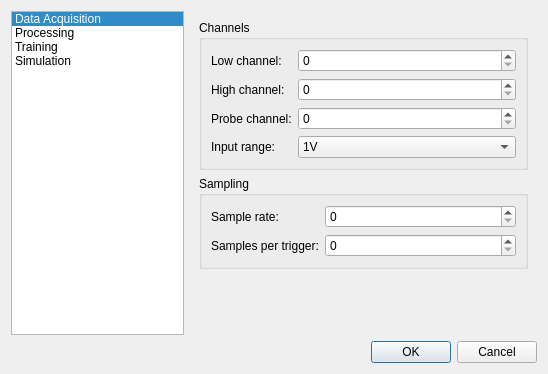
<?xml version="1.0" encoding="UTF-8"?>
<ui version="4.0">
 <class>SettingsDialog</class>
 <widget class="QDialog" name="SettingsDialog">
  <property name="geometry">
   <rect>
    <x>0</x>
    <y>0</y>
    <width>548</width>
    <height>374</height>
   </rect>
  </property>
  <property name="windowTitle">
   <string>Dialog</string>
  </property>
  <layout class="QVBoxLayout" name="verticalLayout">
   <item>
    <layout class="QHBoxLayout" name="horizontalLayout">
     <item>
      <widget class="QListWidget" name="pageList">
       <property name="sizePolicy">
        <sizepolicy hsizetype="Expanding" vsizetype="Expanding">
         <horstretch>1</horstretch>
         <verstretch>0</verstretch>
        </sizepolicy>
       </property>
       <property name="horizontalScrollBarPolicy">
        <enum>Qt::ScrollBarAlwaysOff</enum>
       </property>
       <property name="currentRow">
        <number>0</number>
       </property>
       <item>
        <property name="text">
         <string>Data Acquisition</string>
        </property>
       </item>
       <item>
        <property name="text">
         <string>Processing</string>
        </property>
       </item>
       <item>
        <property name="text">
         <string>Training</string>
        </property>
       </item>
       <item>
        <property name="text">
         <string>Simulation</string>
        </property>
       </item>
      </widget>
     </item>
     <item>
      <widget class="QStackedWidget" name="stackedWidget">
       <property name="sizePolicy">
        <sizepolicy hsizetype="Preferred" vsizetype="Preferred">
         <horstretch>2</horstretch>
         <verstretch>0</verstretch>
        </sizepolicy>
       </property>
       <property name="minimumSize">
        <size>
         <width>0</width>
         <height>0</height>
        </size>
       </property>
       <property name="currentIndex">
        <number>0</number>
       </property>
       <widget class="QWidget" name="daqPage">
        <layout class="QVBoxLayout" name="verticalLayout_2">
         <item>
          <widget class="QGroupBox" name="channelsGroup">
           <property name="sizePolicy">
            <sizepolicy hsizetype="Preferred" vsizetype="Preferred">
             <horstretch>0</horstretch>
             <verstretch>0</verstretch>
            </sizepolicy>
           </property>
           <property name="title">
            <string>Channels</string>
           </property>
           <layout class="QFormLayout" name="formLayout">
            <item row="1" column="1">
             <widget class="QSpinBox" name="lowChanSpinBox"/>
            </item>
            <item row="1" column="0">
             <widget class="QLabel" name="lowChanLabel">
              <property name="text">
               <string>Low channel:</string>
              </property>
             </widget>
            </item>
            <item row="2" column="0">
             <widget class="QLabel" name="highChanLabel">
              <property name="text">
               <string>High channel:</string>
              </property>
             </widget>
            </item>
            <item row="2" column="1">
             <widget class="QSpinBox" name="highChanSpinBox"/>
            </item>
            <item row="3" column="0">
             <widget class="QLabel" name="probeChanLabel">
              <property name="text">
               <string>Probe channel:</string>
              </property>
             </widget>
            </item>
            <item row="3" column="1">
             <widget class="QSpinBox" name="probeChanSpinBox"/>
            </item>
            <item row="4" column="1">
             <widget class="QComboBox" name="inputRangeSpinBox">
              <item>
               <property name="text">
                <string>1V</string>
               </property>
              </item>
              <item>
               <property name="text">
                <string>2V</string>
               </property>
              </item>
              <item>
               <property name="text">
                <string>5V</string>
               </property>
              </item>
              <item>
               <property name="text">
                <string>10V</string>
               </property>
              </item>
             </widget>
            </item>
            <item row="4" column="0">
             <widget class="QLabel" name="inputRangeLabel">
              <property name="text">
               <string>Input range:</string>
              </property>
             </widget>
            </item>
           </layout>
          </widget>
         </item>
         <item>
          <widget class="QGroupBox" name="samplingGroup">
           <property name="title">
            <string>Sampling</string>
           </property>
           <layout class="QFormLayout" name="formLayout_2">
            <item row="0" column="0">
             <widget class="QLabel" name="sampleRateLabel">
              <property name="text">
               <string>Sample rate:</string>
              </property>
             </widget>
            </item>
            <item row="0" column="1">
             <widget class="QSpinBox" name="sampleRateSpinbox"/>
            </item>
            <item row="1" column="0">
             <widget class="QLabel" name="sptLabel">
              <property name="text">
               <string>Samples per trigger:</string>
              </property>
             </widget>
            </item>
            <item row="1" column="1">
             <widget class="QSpinBox" name="sptSpinBox"/>
            </item>
           </layout>
          </widget>
         </item>
         <item>
          <spacer name="verticalSpacer">
           <property name="orientation">
            <enum>Qt::Vertical</enum>
           </property>
           <property name="sizeType">
            <enum>QSizePolicy::Expanding</enum>
           </property>
           <property name="sizeHint" stdset="0">
            <size>
             <width>20</width>
             <height>40</height>
            </size>
           </property>
          </spacer>
         </item>
        </layout>
       </widget>
       <widget class="QWidget" name="processingPage"/>
       <widget class="QWidget" name="trainingPage"/>
       <widget class="QWidget" name="simulationPage">
        <layout class="QVBoxLayout" name="verticalLayout_3">
         <item>
          <widget class="QGroupBox" name="groupBox">
           <property name="title">
            <string>v-rep</string>
           </property>
           <layout class="QFormLayout" name="formLayout_3">
            <property name="fieldGrowthPolicy">
             <enum>QFormLayout::AllNonFixedFieldsGrow</enum>
            </property>
            <item row="0" column="0">
             <widget class="QLabel" name="label">
              <property name="text">
               <string>Base path:</string>
              </property>
             </widget>
            </item>
            <item row="0" column="1">
             <layout class="QHBoxLayout" name="horizontalLayout_2" stretch="0,0">
              <item>
               <widget class="QLineEdit" name="lineEdit">
                <property name="sizePolicy">
                 <sizepolicy hsizetype="Expanding" vsizetype="Fixed">
                  <horstretch>0</horstretch>
                  <verstretch>0</verstretch>
                 </sizepolicy>
                </property>
               </widget>
              </item>
              <item>
               <widget class="QPushButton" name="pushButton">
                <property name="sizePolicy">
                 <sizepolicy hsizetype="Fixed" vsizetype="Fixed">
                  <horstretch>0</horstretch>
                  <verstretch>0</verstretch>
                 </sizepolicy>
                </property>
                <property name="minimumSize">
                 <size>
                  <width>30</width>
                  <height>0</height>
                 </size>
                </property>
                <property name="maximumSize">
                 <size>
                  <width>30</width>
                  <height>16777215</height>
                 </size>
                </property>
                <property name="text">
                 <string>...</string>
                </property>
               </widget>
              </item>
             </layout>
            </item>
            <item row="2" column="0">
             <widget class="QLabel" name="label_2">
              <property name="text">
               <string>Port:</string>
              </property>
             </widget>
            </item>
            <item row="2" column="1">
             <widget class="QSpinBox" name="spinBox"/>
            </item>
           </layout>
          </widget>
         </item>
         <item>
          <spacer name="verticalSpacer_2">
           <property name="orientation">
            <enum>Qt::Vertical</enum>
           </property>
           <property name="sizeHint" stdset="0">
            <size>
             <width>20</width>
             <height>40</height>
            </size>
           </property>
          </spacer>
         </item>
        </layout>
       </widget>
      </widget>
     </item>
    </layout>
   </item>
   <item>
    <widget class="QDialogButtonBox" name="buttonBox">
     <property name="orientation">
      <enum>Qt::Horizontal</enum>
     </property>
     <property name="standardButtons">
      <set>QDialogButtonBox::Cancel|QDialogButtonBox::Ok</set>
     </property>
    </widget>
   </item>
  </layout>
 </widget>
 <resources/>
 <connections>
  <connection>
   <sender>buttonBox</sender>
   <signal>accepted()</signal>
   <receiver>SettingsDialog</receiver>
   <slot>accept()</slot>
   <hints>
    <hint type="sourcelabel">
     <x>378</x>
     <y>334</y>
    </hint>
    <hint type="destinationlabel">
     <x>157</x>
     <y>274</y>
    </hint>
   </hints>
  </connection>
  <connection>
   <sender>buttonBox</sender>
   <signal>rejected()</signal>
   <receiver>SettingsDialog</receiver>
   <slot>reject()</slot>
   <hints>
    <hint type="sourcelabel">
     <x>446</x>
     <y>340</y>
    </hint>
    <hint type="destinationlabel">
     <x>286</x>
     <y>274</y>
    </hint>
   </hints>
  </connection>
  <connection>
   <sender>pageList</sender>
   <signal>currentRowChanged(int)</signal>
   <receiver>stackedWidget</receiver>
   <slot>setCurrentIndex(int)</slot>
   <hints>
    <hint type="sourcelabel">
     <x>135</x>
     <y>170</y>
    </hint>
    <hint type="destinationlabel">
     <x>375</x>
     <y>170</y>
    </hint>
   </hints>
  </connection>
 </connections>
</ui>
